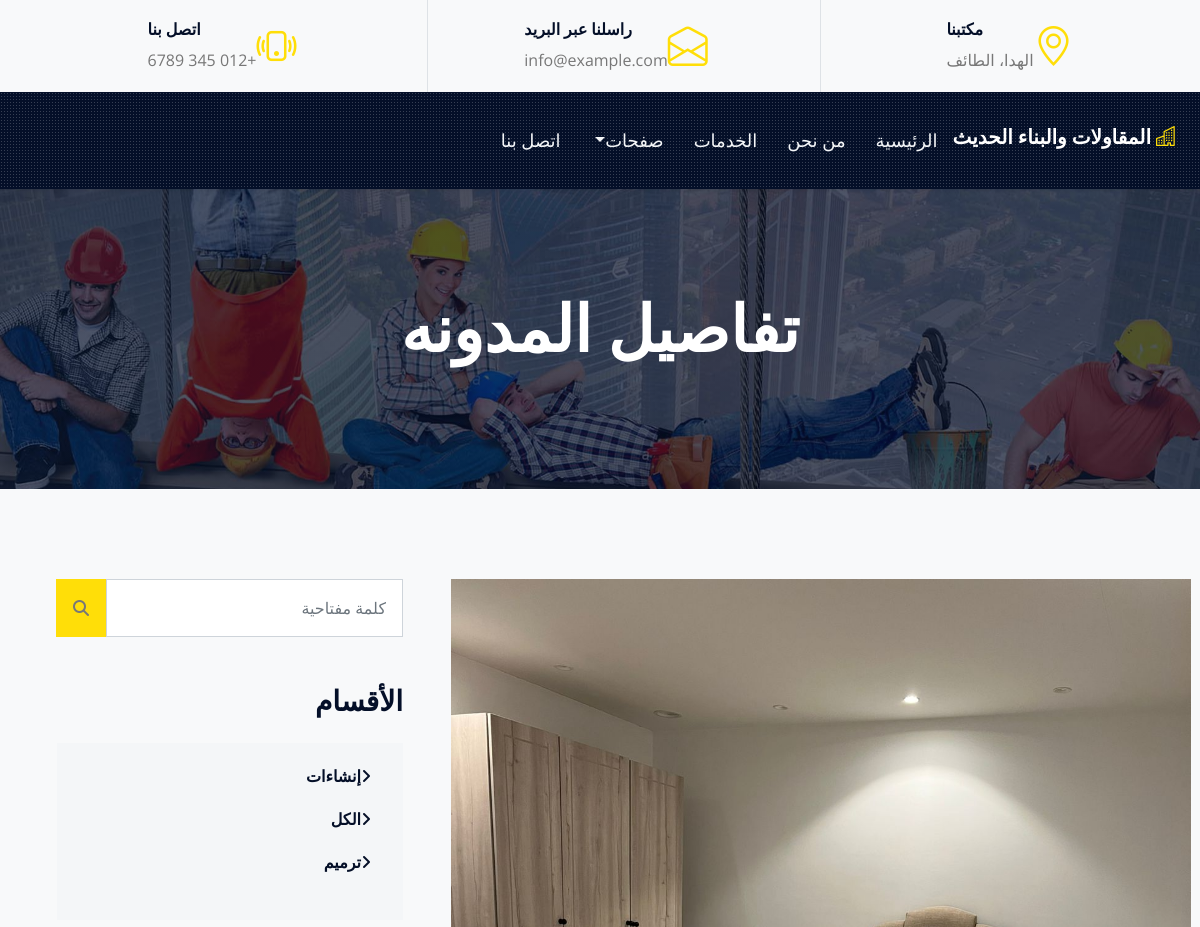
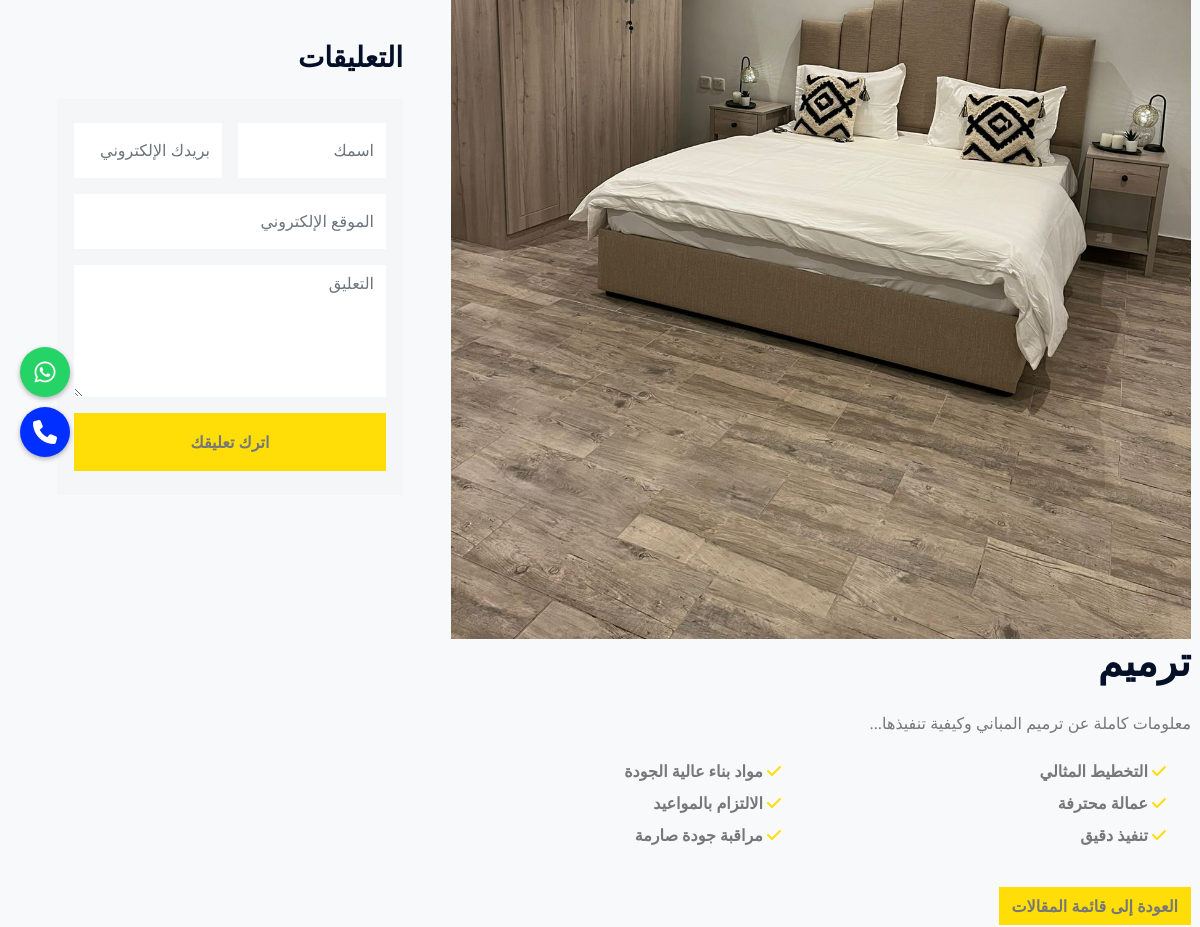
The app's page /blog_details.php?id=3 (upper part), older data (2 pictures, top to bottom).
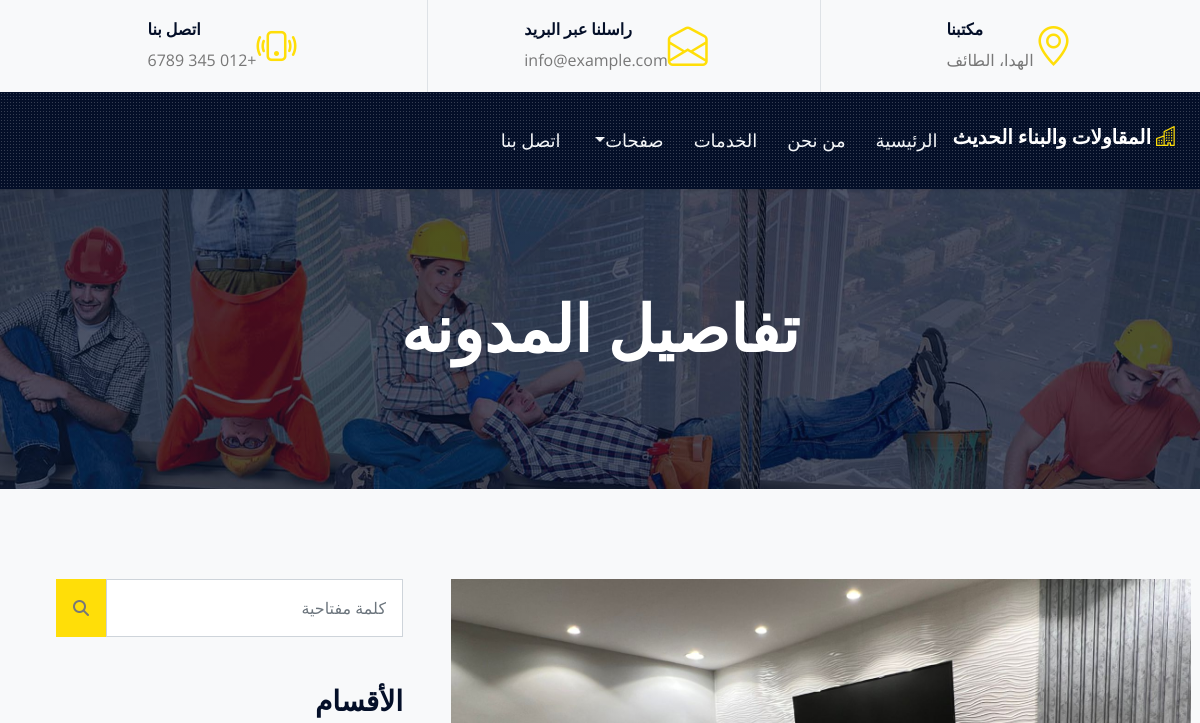
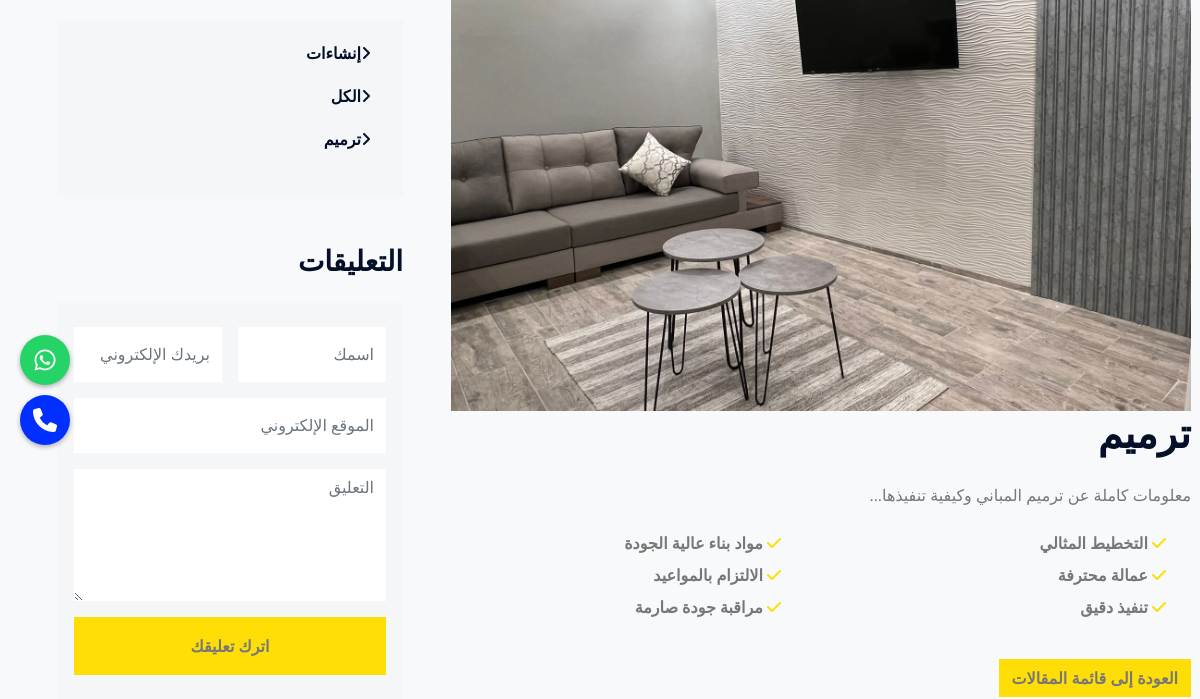
The same page, newer data (2 pictures, top to bottom).
### tables this page shows
CREATE TABLE `blog_articles` (
  `id` int(11) NOT NULL,
  `title` varchar(255) NOT NULL,
  `short_details` text NOT NULL,
  `full_details` text NOT NULL,
  `image` varchar(255) NOT NULL
);

### blog_details.php (the view, shortened to what this page needs)
<?php include("include/header.php"); ?>
<div class="container-fluid page-header">
    <h1 class="display-3 text-uppercase text-white mb-3">تفاصيل المدونه </h1>
</div>
<?php
  $id = intval($_GET['id'] ?? 0);
  $query = "SELECT * FROM blog_articles WHERE id = $id LIMIT 1";
  $result = mysqli_query($con, $query);
  $article = mysqli_fetch_assoc($result);
  ?>
<div class="container-fluid py-6 ps-5 pe-0">
    <div class="row g-5">
        <div class="col-lg-8">
            <div class="mb-5">
                <img class="img-fluid" src="admin/uploads/<?= htmlspecialchars($article['image']) ?>" alt="<?php echo htmlspecialchars($article['title']); ?>">
                <h1 class="text-uppercase mb-4"><?php echo htmlspecialchars($article['title']); ?></h1>
                <?php
                  $paragraphs = explode("\n", $article['full_details']);
                  foreach ($paragraphs as $paragraph) {
                      if (!empty(trim($paragraph))) {
                          echo '<p>' . htmlspecialchars($paragraph) . '</p>';
                      }
                  }
                  ?>
                <div class="row gx-5 py-2">
                    <div class="col-sm-6 mb-2">
                        <p class="fw-bold mb-2"><i class="fa fa-check text-primary me-3"></i> التخطيط المثالي</p>
                        <p class="fw-bold mb-2"><i class="fa fa-check text-primary me-3"></i> عمالة محترفة</p>
                        <p class="fw-bold mb-2"><i class="fa fa-check text-primary me-3"></i> تنفيذ دقيق</p>
                    </div>
                    <div class="col-sm-6 mb-2">
                        <p class="fw-bold mb-2"><i class="fa fa-check text-primary me-3"></i> مواد بناء عالية الجودة</p>
                        <p class="fw-bold mb-2"><i class="fa fa-check text-primary me-3"></i> الالتزام بالمواعيد</p>
                        <p class="fw-bold mb-2"><i class="fa fa-check text-primary me-3"></i> مراقبة جودة صارمة</p>
                    </div>
                </div>
                <a href="blog_list.php" class="btn bg-primary mt-3">العودة إلى قائمة المقالات</a>
            </div>
        </div>
        <div class="col-lg-4">
            <div class="mb-5">
                <form action="search.php" method="GET">
                    <div class="input-group">
                        <input type="text" name="q" class="form-control p-3" placeholder="كلمة مفتاحية">
                        <button class="btn bg-primary px-3" type="submit"><i class="fa fa-search"></i></button>
                    </div>
                </form>
            </div>
            <div class="mb-5">
                <h3 class="text-uppercase mb-4">الأقسام</h3>
                <div class="d-flex flex-column justify-content-start bg-light p-4">
                    <?php
                      $categories_query = "SELECT * FROM categories ORDER BY name";
                      $categories_result = mysqli_query($con, $categories_query);
                      if (mysqli_num_rows($categories_result) > 0) {
                          while ($category = mysqli_fetch_assoc($categories_result)) {
                              echo '<a class="h6 text-uppercase mb-4" href="category.php?id=' . $category['id'] . '"><i class="fa fa-angle-right me-2"></i>' . htmlspecialchars($category['name']) . '</a>';
                          }
                      }
                      ?>
                </div>
            </div>
            <div class="mb-5">
                <h3 class="text-uppercase mb-4"> التعليقات </h3>
                <div class="bg-light p-4">
                    <form action="add_comment.php" method="POST">
                        <div class="row g-3">
                            <div class="col-12 col-sm-6">
                                <input type="text" name="name" class="form-control bg-white border-0" placeholder="اسمك" style="height: 55px;" required>
                            </div>
                            <div class="col-12 col-sm-6">
                                <input type="email" name="email" class="form-control bg-white border-0" placeholder="بريدك الإلكتروني" style="height: 55px;" required>
                            </div>
                            <div class="col-12">
                                <input type="url" name="website" class="form-control bg-white border-0" placeholder="الموقع الإلكتروني" style="height: 55px;">
                            </div>
                            <div class="col-12">
                                <textarea name="comment" class="form-control bg-white border-0" rows="5" placeholder="التعليق" required></textarea>
                            </div>
                            <div class="col-12">
                                <button class="btn bg-primary w-100 py-3" type="submit">اترك تعليقك</button>
                            </div>
                        </div>
                    </form>
                </div>
            </div>
        </div>
    </div>
</div>
<?php include("include/footer.php"); ?>

Row changes from the older to the newer data that the page shows:
changed blog_articles "ترميم": image: a different picture
